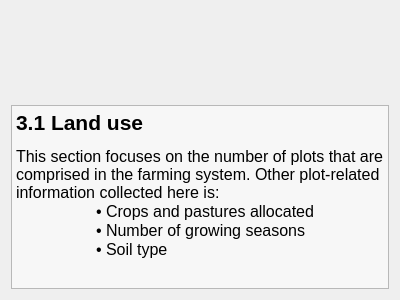
<?xml version="1.0" encoding="UTF-8"?>
<ui version="4.0">
 <class>landUseCover</class>
 <widget class="QWidget" name="landUseCover">
  <property name="geometry">
   <rect>
    <x>0</x>
    <y>0</y>
    <width>400</width>
    <height>300</height>
   </rect>
  </property>
  <property name="windowTitle">
   <string>Form</string>
  </property>
  <layout class="QVBoxLayout" name="verticalLayout">
   <item>
    <spacer name="verticalSpacer">
     <property name="orientation">
      <enum>Qt::Vertical</enum>
     </property>
     <property name="sizeHint" stdset="0">
      <size>
       <width>20</width>
       <height>103</height>
      </size>
     </property>
    </spacer>
   </item>
   <item>
    <widget class="QTextEdit" name="textEdit">
     <property name="palette">
      <palette>
       <active>
        <colorrole role="Base">
         <brush brushstyle="SolidPattern">
          <color alpha="127">
           <red>255</red>
           <green>255</green>
           <blue>255</blue>
          </color>
         </brush>
        </colorrole>
       </active>
       <inactive>
        <colorrole role="Base">
         <brush brushstyle="SolidPattern">
          <color alpha="127">
           <red>255</red>
           <green>255</green>
           <blue>255</blue>
          </color>
         </brush>
        </colorrole>
       </inactive>
       <disabled>
        <colorrole role="Base">
         <brush brushstyle="SolidPattern">
          <color alpha="255">
           <red>244</red>
           <green>244</green>
           <blue>244</blue>
          </color>
         </brush>
        </colorrole>
       </disabled>
      </palette>
     </property>
     <property name="autoFillBackground">
      <bool>false</bool>
     </property>
     <property name="readOnly">
      <bool>true</bool>
     </property>
     <property name="html">
      <string>&lt;!DOCTYPE HTML PUBLIC &quot;-//W3C//DTD HTML 4.0//EN&quot; &quot;http://www.w3.org/TR/REC-html40/strict.dtd&quot;&gt;
&lt;html&gt;&lt;head&gt;&lt;meta name=&quot;qrichtext&quot; content=&quot;1&quot; /&gt;&lt;style type=&quot;text/css&quot;&gt;
p, li { white-space: pre-wrap; }
&lt;/style&gt;&lt;/head&gt;&lt;body style=&quot; font-family:'Sans Serif'; font-size:12pt; font-weight:400; font-style:normal;&quot;&gt;
&lt;p style=&quot; margin-top:12px; margin-bottom:0px; margin-left:0px; margin-right:0px; -qt-block-indent:0; text-indent:0px;&quot;&gt;&lt;span style=&quot; font-size:16pt; font-weight:600;&quot;&gt;3.1 Land use&lt;/span&gt;&lt;/p&gt;
&lt;p style=&quot; margin-top:12px; margin-bottom:0px; margin-left:0px; margin-right:0px; -qt-block-indent:0; text-indent:0px;&quot;&gt;This section focuses on the number of plots that are comprised in the farming system. Other plot-related information collected here is:&lt;/p&gt;
&lt;p style=&quot; margin-top:0px; margin-bottom:0px; margin-left:0px; margin-right:0px; -qt-block-indent:0; text-indent:0px;&quot;&gt;	• Crops and pastures allocated&lt;/p&gt;
&lt;p style=&quot; margin-top:0px; margin-bottom:0px; margin-left:0px; margin-right:0px; -qt-block-indent:0; text-indent:0px;&quot;&gt;	• Number of growing seasons&lt;/p&gt;
&lt;p style=&quot; margin-top:0px; margin-bottom:0px; margin-left:0px; margin-right:0px; -qt-block-indent:0; text-indent:0px;&quot;&gt;	• Soil type&lt;/p&gt;
&lt;p style=&quot;-qt-paragraph-type:empty; margin-top:0px; margin-bottom:0px; margin-left:0px; margin-right:0px; -qt-block-indent:0; text-indent:0px;&quot;&gt;&lt;/p&gt;&lt;/body&gt;&lt;/html&gt;</string>
     </property>
    </widget>
   </item>
  </layout>
 </widget>
 <resources/>
 <connections/>
</ui>
